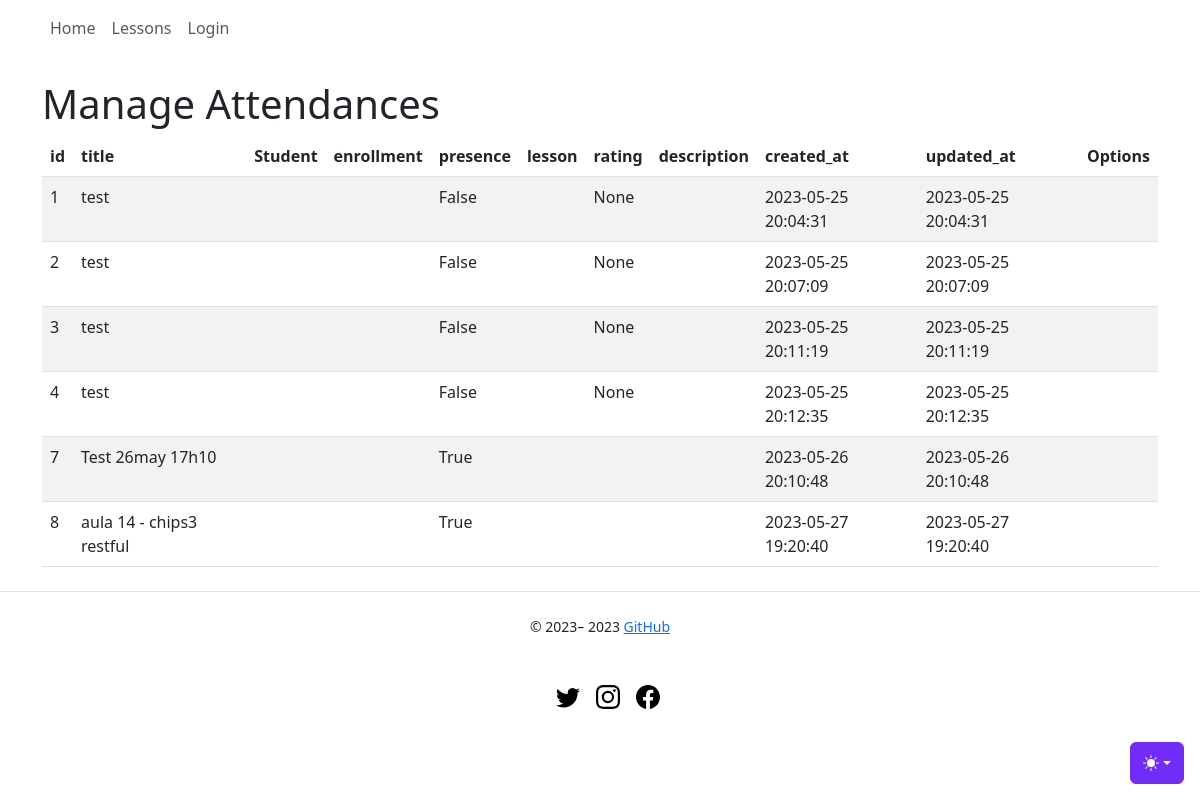
/attendances/, run on an earlier commit of the app's database.
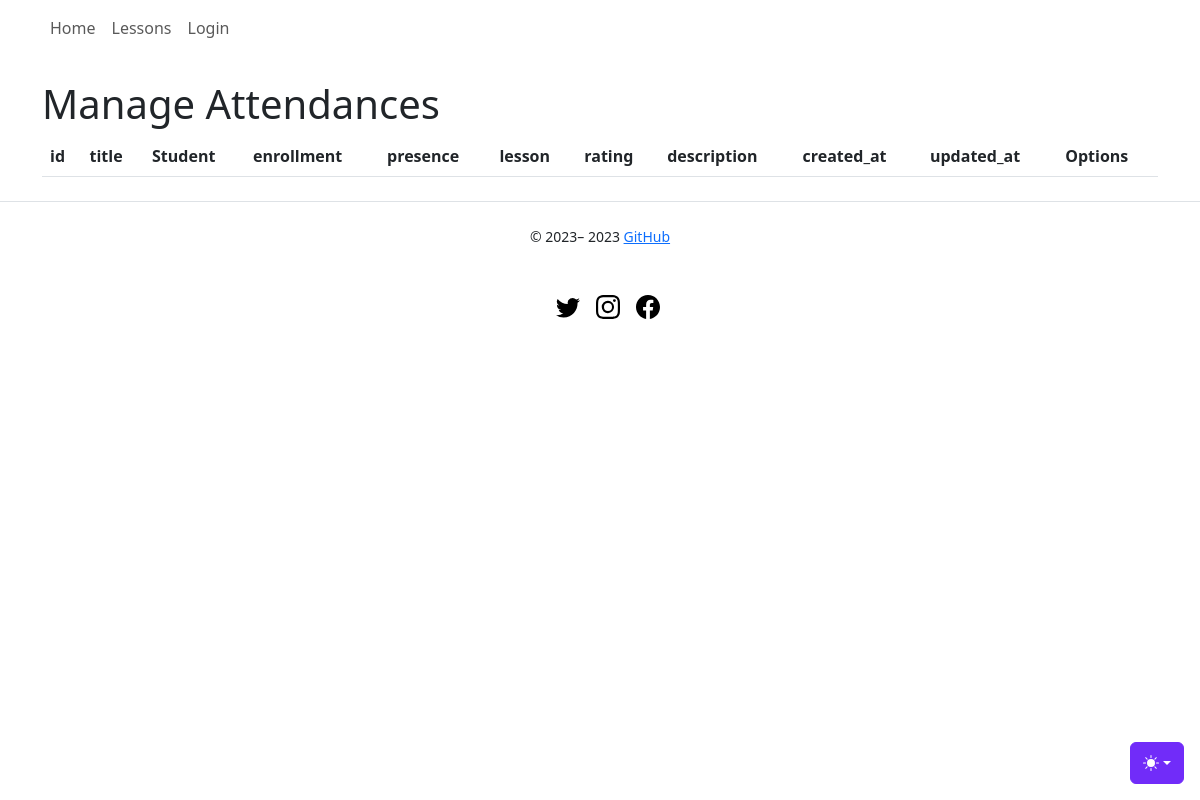
And on a later commit of the database.
### app/models/attendance.py (models this page shows, shortened)
class Attendance(db.Model):
    __tablename__ = "attendance"
    id = db.Column(db.Integer, primary_key=True)
    title = db.Column(db.String)
    rating = db.Column(db.String)
    comments = db.Column(db.String)
    lesson_id = db.Column(db.Integer, db.ForeignKey("lesson.id"), nullable=False)
    student_id = db.Column(db.Integer, db.ForeignKey("user.id"), nullable=False)
    presence = db.Column(db.Boolean(("Present")), default=False, nullable=False)
    release_date = db.Column(db.DateTime)
    created_at = db.Column(db.DateTime, nullable=False, default=func.now())
    updated_at = db.Column(
        db.DateTime, nullable=False, default=func.now(), onupdate=func.now()
    )

### app/controllers/attendances_controllers.py (the view)
@bp.route("/", methods=["GET"])
def index():
    attendances = Attendance.query.all()
    return render_template(_j.index, entities=attendances, **properties)

### app/templates/attendances/index.jinja2 (shortened to what this page needs)
{% extends "base.jinja2" %}
{% from 'bootstrap5/utils.html' import render_icon %}
{% from 'macros/component_confirm_modal.jinja2' import confirmModalMacro, confirmModalScript %}
{% block head %}
{{ super() }}
{% endblock %}
{% block content %}
<div class="table-wrapper">
    <div class="table-title">
        <div class="row">
            <div class="col-sm-6">
                <h1>Manage {{collection_name}}</h1>
            </div>
            <div class="col-sm-6">
            </div>
        </div>
    </div>
    <table class="table table-striped table-hover">
        <thead>
            <tr>
                {% for field in list_fields %}
                <th>{{ field }}</th>
                {% endfor %}
                <th>Options</th>
            </tr>
        </thead>
        <tbody>
            {% for entity in entities %}
            <tr>
                {% for field in list_fields %}
                <td>{{ entity[field] }}</td>
                {% endfor %}
                <td>
                    <a class="btn" href="{{ url_for('attendances.show', id=entity.id) }}" title="View"> {{
                        render_icon('search') }} </a>
                </td>
            </tr>
            {% endfor %}
        </tbody>
    </table>
</div>
{% endblock %}

### app/templates/base.jinja2 (shortened to what this page needs)
{% from 'bootstrap5/utils.html' import render_messages %}
{% from 'bootstrap5/form.html' import render_form %}
{% from 'bootstrap5/nav.html' import render_nav_item, render_breadcrumb_item %}
<!doctype html>
<html lang="en" data-bs-theme="auto">
  <head>
    {% block head %}
    {% block styles %}
    {{ bootstrap.load_css() }}
    <link href="../static/css/bootstrap.min.css" rel="stylesheet" type="text/css">
    {% endblock %}
    {% endblock %}
  </head>
  <body>
    <nav class="navbar navbar-expand-lg navbar-toggleable mb-4 bd-mode-toggle ">
      <div class="container">
        <div class="collapse navbar-collapse" id="navbarSupportedContent">
          <ul class="navbar-nav mr-auto">
            {{ render_nav_item('main.index', 'Home') }}
            {{ render_nav_item('lessons.index', 'Lessons') }}
            {% if current_user.is_authenticated %}
            {{ render_nav_item('attendances.index', 'Atendances') }}
            {{ render_nav_item('users.index', 'Users' ) }}
            {{ render_nav_item('auth.profile', current_user.username ) }}
            {{ render_nav_item('auth.logout', 'Logout') }}
            {% else %}
            {{ render_nav_item('auth.login', 'Login') }}
            {% endif %}
          </ul>
        </div>
      </div>
    </nav>
    <div class="dropdown position-fixed bottom-0 end-0 mb-3 me-3 bd-mode-toggle">
      <button class="btn btn-bd-primary py-2 dropdown-toggle d-flex align-items-center" id="bd-theme" type="button"
        title="Toggle theme" aria-expanded="false" data-bs-toggle="dropdown" aria-label="Toggle theme (auto)">
        <svg class="bi my-1 theme-icon-active" width="1em" height="1em" title="color mode">
          <use href="#circle-half"></use>
        </svg>
      </button>
    </div>
    <main class="container">
      {% block content %}{% endblock %}
    </main>
    <footer class="text-center">
      {% block footer %}
      <div class="d-flex flex-column flex-sm-row justify-content-center py-4 my-4 border-top">
        <small> &copy; 2023–
          <a title="GitHub Repo" href="https://github.com/mauro-fernandes/chamada-rottenpotatoes">GitHub</a>
        </small>
        </div>
        <ul class="list-unstyled d-flex justify-content-center">
          <li class="ms-3"><a class="link-body-emphasis" href="#"><svg class="bi" width="24" height="24">
                <use xlink:href="#twitter" />
              </svg></a></li>
          <li class="ms-3"><a class="link-body-emphasis" href="#"><svg class="bi" width="24" height="24">
                <use xlink:href="#instagram" />
              </svg></a></li>
          <li class="ms-3"><a class="link-body-emphasis" href="#"><svg class="bi" width="24" height="24">
                <use xlink:href="#facebook" />
              </svg></a></li>
        </ul>
      {% endblock %}
    </footer>
  </body>
</html>

### app/templates/base.jinja2 (style rules this page uses)
.bi { vertical-align: -.125em; fill: currentColor; }
.btn-bd-primary { --bd-violet-bg: #712cf9; --bd-violet-rgb: 112.520718, 44.062154, 249.437846; --bs-btn-font-weight: 600; --bs-btn-color: var(--bs-white); --bs-btn-bg: var(--bd-violet-bg); --bs-btn-border-color: var(--bd-violet-bg); --bs-btn-hover-color: var(--bs-white); --bs-btn-hover-bg: #6528e0; --bs-btn-hover-border-color: #6528e0; --bs-btn-focus-shadow-rgb: var(--bd-violet-rgb); --bs-btn-active-color: var(--bs-btn-hover-color); --bs-btn-active-bg: #5a23c8; --bs-btn-active-border-color: #5a23c8; }
.bd-mode-toggle { z-index: 1500; }

What changed in the data, as far as the page shows it:
removed Attendance: id "1" "test" "False" "None" "2023-05-25 20:04:31" "2023-05-25 20:04:31"
removed Attendance: id "2" "test" "False" "None" "2023-05-25 20:07:09" "2023-05-25 20:07:09"
removed Attendance: id "3" "test" "False" "None" "2023-05-25 20:11:19" "2023-05-25 20:11:19"
removed Attendance: id "4" "test" "False" "None" "2023-05-25 20:12:35" "2023-05-25 20:12:35"
removed Attendance: id "7" "Test 26may 17h10" "True" "2023-05-26 20:10:48" "2023-05-26 20:10:48"
removed Attendance: id "8" "aula 14 - chips3 restful" "True" "2023-05-27 19:20:40" "2023-05-27 19:20:40"
